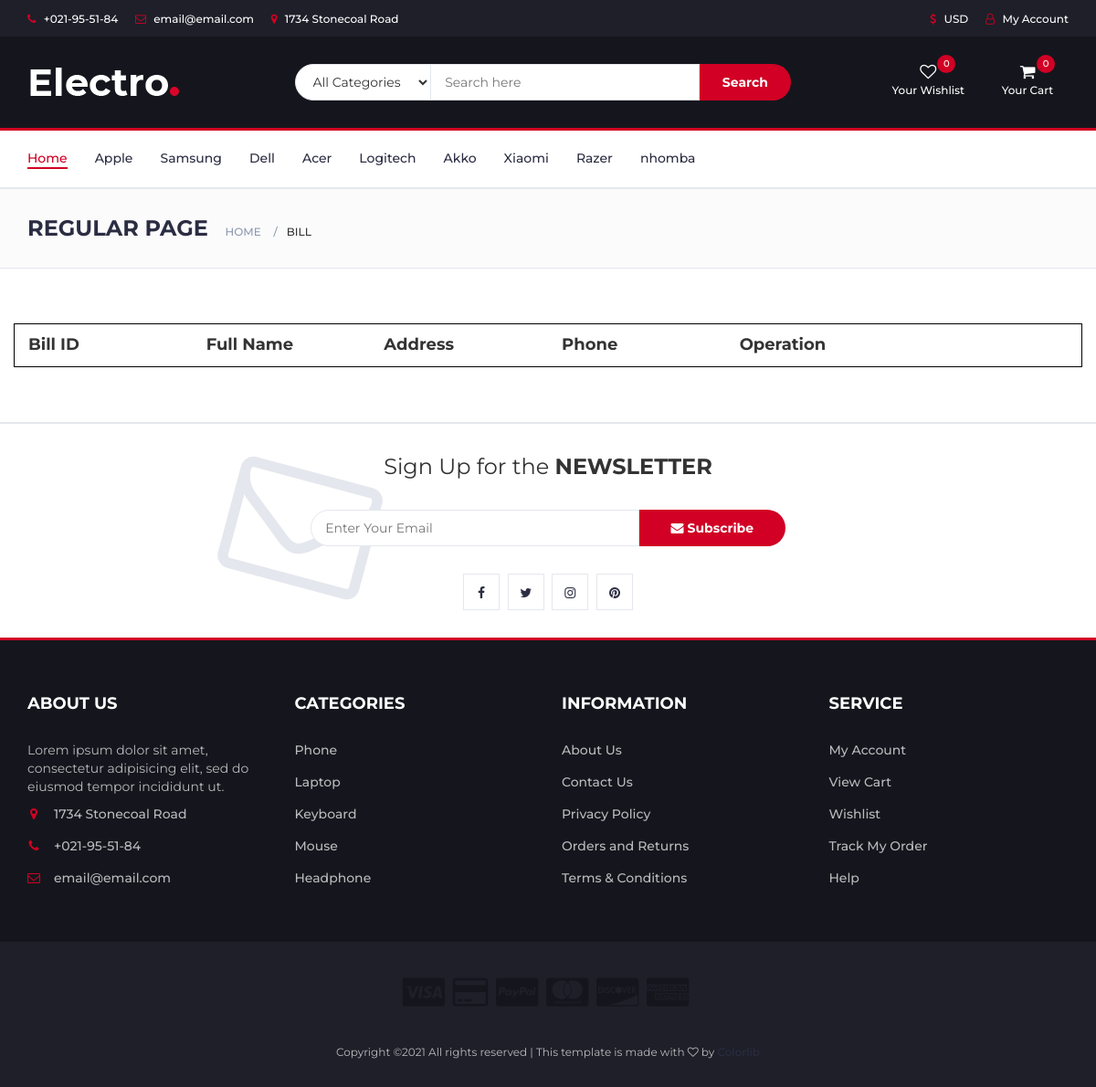
/bill.php, run on the app's committed database.
### tables this page shows
CREATE TABLE `manufactures` (
  `manu_id` int(11) NOT NULL,
  `manu_name` varchar(150) NOT NULL
);

CREATE TABLE `protypes` (
  `type_id` int(11) NOT NULL,
  `type_name` varchar(150) NOT NULL
);

### models/db.php (called while the page is built)
<?php
class Db{
	public static $connection;
    public function __construct()
    {
        if (!self::$connection) {
        self::$connection = new mysqli(DB_HOST, DB_USER, DB_PASSWORD, DB_NAME,PORT);
        self::$connection->set_charset(DB_CHARSET);
        }
        return self::$connection;
    }
}
?>

### models/product.php (called while the page is built, shortened)
<?php
class Product extends Db
{
    public function getAllmenu()
    {
        $sql = self::$connection->prepare("SELECT * FROM `manufactures`");
        $sql->execute();
        $items = $sql->get_result()->fetch_all(MYSQLI_ASSOC);
        return $items;
    }
    public function getAllprotypes()
    {
        $sql = self::$connection->prepare("SELECT * FROM `protypes`");
        $sql->execute();
        $items = $sql->get_result()->fetch_all(MYSQLI_ASSOC);
        return $items;
    }
}

### bill.php (the view, shortened to what this page needs)
<?php
require "models/db.php";
require "models/product.php";
$product = new Product;
$getallmenu = $product->getAllmenu();
$getallmenu = $product->getAllmenu();
include "header.php"
?>
<nav id="navigation">
	<div class="container">
		<div id="responsive-nav">
			<ul class="main-nav nav navbar-nav">
				<li class="active"><a href="index.php">Home</a></li>
				<?php
				foreach ($getallmenu as $value) {
				?>
					<li>
						<a href="store.php?manu_id=<?php echo $value['manu_id'] ?>"><?php echo $value['manu_name'] ?></a>
					</li>
				<?php } ?>
			</ul>
		</div>
	</div>
</nav>
<div id="breadcrumb" class="section">
	<div class="container">
		<div class="row">
			<div class="col-md-12">
				<h3 class="breadcrumb-header">Regular Page</h3>
				<ul class="breadcrumb-tree">
					<li><a href="index.php">Home</a></li>
					<li class="active">Bill</li>
				</ul>
			</div>
		</div>
	</div>
</div>
<div class="section">
	<div class="container">
		<form action="" method="post">
			<div class="row tb" style="font-size: 18px;font-weight:bold;padding: 10px 0px;">
				<div class="col-md-2 col-xs-6">
					Bill ID
				</div>
				<div class="col-md-2 col-xs-6">
					Full Name
				</div>
				<div class="col-md-2 col-xs-6">
					Address
				</div>
				<div class="col-md-2 col-xs-6">
					Phone
				</div>
				<div class="col-md-3 col-xs-6">
					Operation
				</div>
			</div>
		</form>
	</div>
</div>
<div id="newsletter" class="section">
	<div class="container">
		<div class="row">
			<div class="col-md-12">
				<div class="newsletter">
					<p>Sign Up for the <strong>NEWSLETTER</strong></p>
					<form id="form">
						<input name="email" class="input" type="email" placeholder="Enter Your Email" required>
						<button onchange="$('#form').submit();" class="newsletter-btn"><i class="fa fa-envelope"></i> Subscribe</button>
					</form>
					<ul class="newsletter-follow">
						<li>
							<a href="#"><i class="fa fa-facebook"></i></a>
						</li>
						<li>
							<a href="#"><i class="fa fa-twitter"></i></a>
						</li>
						<li>
							<a href="#"><i class="fa fa-instagram"></i></a>
						</li>
						<li>
							<a href="#"><i class="fa fa-pinterest"></i></a>
						</li>
					</ul>
				</div>
			</div>
		</div>
	</div>
</div>
<?php
include "footer.php";
?>

### header.php (shortened to what this page needs)
<!DOCTYPE html>
<html lang="en">
<head>
    <link type="text/css" rel="stylesheet" href="css/bootstrap.min.css" />
    <link type="text/css" rel="stylesheet" href="css/slick.css" />
    <link type="text/css" rel="stylesheet" href="css/slick-theme.css" />
    <link type="text/css" rel="stylesheet" href="css/nouislider.min.css" />
    <link rel="stylesheet" href="css/font-awesome.min.css">
    <link type="text/css" rel="stylesheet" href="css/style.css" />
</head>
<body>
    <header>
        <div id="top-header">
            <div class="container">
                <ul class="header-links pull-left">
                    <li><a href="#"><i class="fa fa-phone"></i> +021-95-51-84</a></li>
                    <li><a href="#"><i class="fa fa-envelope-o"></i> email@email.com</a></li>
                    <li><a href="#"><i class="fa fa-map-marker"></i> 1734 Stonecoal Road</a></li>
                </ul>
                <ul class="header-links pull-right">
                    <li><a href="#"><i class="fa fa-dollar"></i> USD</a></li>
                    <?php if (!isset($_SESSION['user'])) { ?>
                        <li><a href="login.php"><i class="fa fa-user-o"></i> My Account</a></li>
                    <?php } else {
                    ?>
                        <li><a href="logout.php?user=1"><i class="fa fa-user-o"></i>Logout</a></li>
                    <?php
                    } ?>
                </ul>
            </div>
        </div>
        <div id="header">
            <div class="container">
                <div class="row">
                    <div class="col-md-3">
                        <div class="header-logo">
                            <a href="index.php" class="logo">
                                <img src="./images/logo.png" alt="">
                            </a>
                        </div>
                    </div>
                    <div class="col-md-6">
                        <div class="header-search">
                            <form method="get" action="store.php">
                                <select class="input-select">
                                    <option value="0">All Categories</option>
                                </select>
                                <input class="input" placeholder="Search here" name="keyword">
                                <button value="submit" class="search-btn">Search</button>
                            </form>
                        </div>
                    </div>
                    <div class="col-md-3 clearfix">
                        <div class="header-ctn">
                            <div>
                                <a href="#">
                                    <i class="fa fa-heart-o"></i>
                                    <span>Your Wishlist</span>
                                    <div class="qty">0</div>
                                </a>
                            </div>
                            <div class="dropdown">
                                <a class="dropdown-toggle" data-toggle="dropdown" aria-expanded="true">
                                    <i class="fa fa-shopping-cart"></i>
                                    <span>Your Cart</span>
                                    <div class="qty"><?php echo sizeof($_SESSION['giohang']) ?></div>
                                </a>
                            </div>
                        </div>
                    </div>
                </div>
            </div>
        </div>
    </header>

### footer.php (shortened to what this page needs)
<footer id="footer">
        <div class="section">
            <div class="container">
                <div class="row">
                    <div class="col-md-3 col-xs-6">
                        <div class="footer">
                            <h3 class="footer-title">About Us</h3>
                            <p>Lorem ipsum dolor sit amet, consectetur adipisicing elit, sed do eiusmod tempor
                                incididunt ut.</p>
                            <ul class="footer-links">
                                <li><a href="#"><i class="fa fa-map-marker"></i>1734 Stonecoal Road</a></li>
                                <li><a href="#"><i class="fa fa-phone"></i>+021-95-51-84</a></li>
                                <li><a href="#"><i class="fa fa-envelope-o"></i>email@email.com</a></li>
                            </ul>
                        </div>
                    </div>
                    <div class="col-md-3 col-xs-6">
                        <div class="footer">
                            <h3 class="footer-title">Categories</h3>
                            <ul class="footer-links">
                                <?php foreach ($product->getAllprotypes() as $value) { ?>
                                    <li><a href="store.php?type_id=<?php echo $value['type_id']?>"><?php echo $value['type_name']?></a></li>
                                <?php } ?>
                            </ul>
                        </div>
                    </div>
                    <div class="col-md-3 col-xs-6">
                        <div class="footer">
                            <h3 class="footer-title">Information</h3>
                            <ul class="footer-links">
                                <li><a href="#">About Us</a></li>
                                <li><a href="#">Contact Us</a></li>
                                <li><a href="#">Privacy Policy</a></li>
                                <li><a href="#">Orders and Returns</a></li>
                                <li><a href="#">Terms & Conditions</a></li>
                            </ul>
                        </div>
                    </div>
                    <div class="col-md-3 col-xs-6">
                        <div class="footer">
                            <h3 class="footer-title">Service</h3>
                            <ul class="footer-links">
                                <li><a href="login.php">My Account</a></li>
                                <li><a href="blank.php">View Cart</a></li>
                                <li><a href="#">Wishlist</a></li>
                                <li><a href="checkout.php">Track My Order</a></li>
                                <li><a href="#">Help</a></li>
                            </ul>
                        </div>
                    </div>
                </div>
            </div>
        </div>
        <div id="bottom-footer" class="section">
            <div class="container">
                <div class="row">
                    <div class="col-md-12 text-center">
                        <ul class="footer-payments">
                            <li><a href="#"><i class="fa fa-cc-visa"></i></a></li>
                            <li><a href="#"><i class="fa fa-credit-card"></i></a></li>
                            <li><a href="#"><i class="fa fa-cc-paypal"></i></a></li>
                            <li><a href="#"><i class="fa fa-cc-mastercard"></i></a></li>
                            <li><a href="#"><i class="fa fa-cc-discover"></i></a></li>
                            <li><a href="#"><i class="fa fa-cc-amex"></i></a></li>
                        </ul>
                        <span class="copyright">
                            Copyright &copy; All rights reserved | This template is made with <i class="fa fa-heart-o" aria-hidden="true"></i> by <a href="https://colorlib.com" target="_blank">Colorlib</a>
                        </span>
                    </div>
                </div>
            </div>
        </div>
    </footer>
</body>
</html>

### header.php (style rules this page uses)
.tb { border: 1px solid black; }

### data on the page
manufactures: manu_name "Apple"
manufactures: manu_name "Samsung"
manufactures: manu_name "Dell"
manufactures: manu_name "Acer"
manufactures: manu_name "Logitech"
manufactures: manu_name "Akko"
manufactures: manu_name "Xiaomi"
manufactures: manu_name "Razer"
manufactures: manu_name "nhomba"
protypes: type_name "Phone"
protypes: type_name "Laptop"
protypes: type_name "Keyboard"
protypes: type_name "Mouse"
protypes: type_name "Headphone"

### other printed values
sizeof($_SESSION['giohang']) "0"
